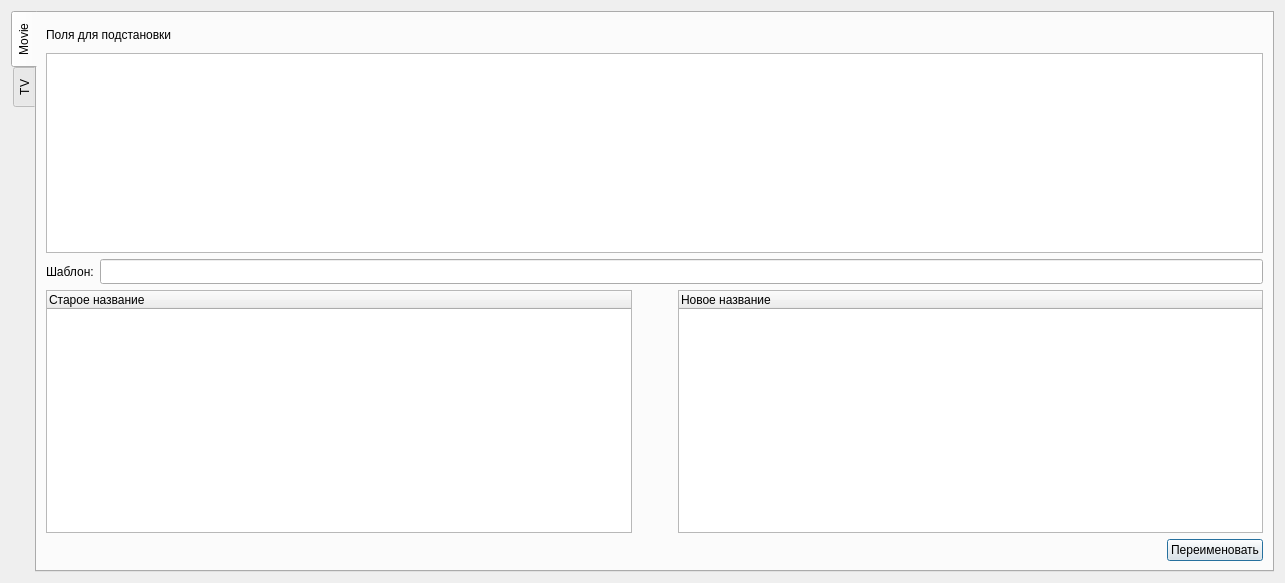
<?xml version="1.0" encoding="UTF-8"?>
<ui version="4.0">
 <class>DialogRenamerFiles</class>
 <widget class="QDialog" name="DialogRenamerFiles">
  <property name="geometry">
   <rect>
    <x>0</x>
    <y>0</y>
    <width>1285</width>
    <height>583</height>
   </rect>
  </property>
  <property name="windowTitle">
   <string>Dialog</string>
  </property>
  <layout class="QHBoxLayout" name="horizontalLayout">
   <item>
    <widget class="QTabWidget" name="tabRenamer">
     <property name="tabPosition">
      <enum>QTabWidget::TabPosition::West</enum>
     </property>
     <property name="currentIndex">
      <number>0</number>
     </property>
     <widget class="QWidget" name="tabMovie">
      <attribute name="title">
       <string>Movie</string>
      </attribute>
      <layout class="QVBoxLayout" name="verticalLayout_2">
       <item>
        <layout class="QVBoxLayout" name="patternDescriptionLayout">
         <item>
          <widget class="QLabel" name="label_2">
           <property name="minimumSize">
            <size>
             <width>0</width>
             <height>25</height>
            </size>
           </property>
           <property name="maximumSize">
            <size>
             <width>16777215</width>
             <height>25</height>
            </size>
           </property>
           <property name="text">
            <string>Поля для подстановки</string>
           </property>
          </widget>
         </item>
         <item>
          <widget class="QTextEdit" name="patternMovieDescription">
           <property name="minimumSize">
            <size>
             <width>0</width>
             <height>200</height>
            </size>
           </property>
           <property name="maximumSize">
            <size>
             <width>16777215</width>
             <height>200</height>
            </size>
           </property>
           <property name="readOnly">
            <bool>true</bool>
           </property>
          </widget>
         </item>
        </layout>
       </item>
       <item>
        <layout class="QHBoxLayout" name="horizontalLayout_2">
         <property name="sizeConstraint">
          <enum>QLayout::SizeConstraint::SetMinAndMaxSize</enum>
         </property>
         <item>
          <widget class="QLabel" name="label">
           <property name="minimumSize">
            <size>
             <width>0</width>
             <height>25</height>
            </size>
           </property>
           <property name="maximumSize">
            <size>
             <width>16777215</width>
             <height>25</height>
            </size>
           </property>
           <property name="text">
            <string>Шаблон:</string>
           </property>
          </widget>
         </item>
         <item>
          <widget class="QLineEdit" name="patternMovieEdit">
           <property name="minimumSize">
            <size>
             <width>0</width>
             <height>25</height>
            </size>
           </property>
           <property name="maximumSize">
            <size>
             <width>16777215</width>
             <height>25</height>
            </size>
           </property>
           <property name="inputMask">
            <string/>
           </property>
           <property name="text">
            <string/>
           </property>
           <property name="clearButtonEnabled">
            <bool>true</bool>
           </property>
          </widget>
         </item>
        </layout>
       </item>
       <item>
        <layout class="QHBoxLayout" name="horizontalLayout_3">
         <item>
          <widget class="QTreeWidget" name="oldListMovie">
           <column>
            <property name="text">
             <string>Старое название</string>
            </property>
           </column>
          </widget>
         </item>
         <item>
          <spacer name="horizontalSpacer">
           <property name="orientation">
            <enum>Qt::Orientation::Horizontal</enum>
           </property>
           <property name="sizeType">
            <enum>QSizePolicy::Policy::Fixed</enum>
           </property>
           <property name="sizeHint" stdset="0">
            <size>
             <width>40</width>
             <height>20</height>
            </size>
           </property>
          </spacer>
         </item>
         <item>
          <widget class="QTreeWidget" name="newListMovie">
           <column>
            <property name="text">
             <string>Новое название</string>
            </property>
           </column>
          </widget>
         </item>
        </layout>
       </item>
       <item>
        <layout class="QHBoxLayout" name="horizontalLayout_8">
         <item>
          <spacer name="horizontalSpacer_4">
           <property name="orientation">
            <enum>Qt::Orientation::Horizontal</enum>
           </property>
           <property name="sizeHint" stdset="0">
            <size>
             <width>40</width>
             <height>20</height>
            </size>
           </property>
          </spacer>
         </item>
         <item>
          <widget class="QPushButton" name="renameMovieButton">
           <property name="text">
            <string>Переименовать</string>
           </property>
          </widget>
         </item>
        </layout>
       </item>
      </layout>
     </widget>
     <widget class="QWidget" name="tabTV">
      <attribute name="title">
       <string>TV</string>
      </attribute>
      <layout class="QVBoxLayout" name="verticalLayout_3">
       <item>
        <layout class="QHBoxLayout" name="horizontalLayout_4">
         <item>
          <widget class="QPlainTextEdit" name="patternTVDescription"/>
         </item>
        </layout>
       </item>
       <item>
        <layout class="QHBoxLayout" name="horizontalLayout_5">
         <item>
          <widget class="QLabel" name="label_3">
           <property name="text">
            <string>Шаблон:</string>
           </property>
          </widget>
         </item>
         <item>
          <widget class="QLineEdit" name="patternTVEdit"/>
         </item>
        </layout>
       </item>
       <item>
        <layout class="QHBoxLayout" name="horizontalLayout_6">
         <item>
          <widget class="QTreeWidget" name="newListTV">
           <column>
            <property name="text">
             <string>Оригинальные названия</string>
            </property>
           </column>
          </widget>
         </item>
         <item>
          <spacer name="horizontalSpacer_2">
           <property name="orientation">
            <enum>Qt::Orientation::Horizontal</enum>
           </property>
           <property name="sizeType">
            <enum>QSizePolicy::Policy::Fixed</enum>
           </property>
           <property name="sizeHint" stdset="0">
            <size>
             <width>40</width>
             <height>20</height>
            </size>
           </property>
          </spacer>
         </item>
         <item>
          <widget class="QTreeWidget" name="oldListTV">
           <column>
            <property name="text">
             <string>Новое название</string>
            </property>
           </column>
          </widget>
         </item>
        </layout>
       </item>
       <item>
        <layout class="QHBoxLayout" name="horizontalLayout_7">
         <item>
          <spacer name="horizontalSpacer_3">
           <property name="orientation">
            <enum>Qt::Orientation::Horizontal</enum>
           </property>
           <property name="sizeHint" stdset="0">
            <size>
             <width>40</width>
             <height>20</height>
            </size>
           </property>
          </spacer>
         </item>
         <item>
          <widget class="QPushButton" name="renameTVButton">
           <property name="text">
            <string>Переименовать</string>
           </property>
          </widget>
         </item>
        </layout>
       </item>
      </layout>
     </widget>
    </widget>
   </item>
  </layout>
 </widget>
 <resources/>
 <connections/>
</ui>
